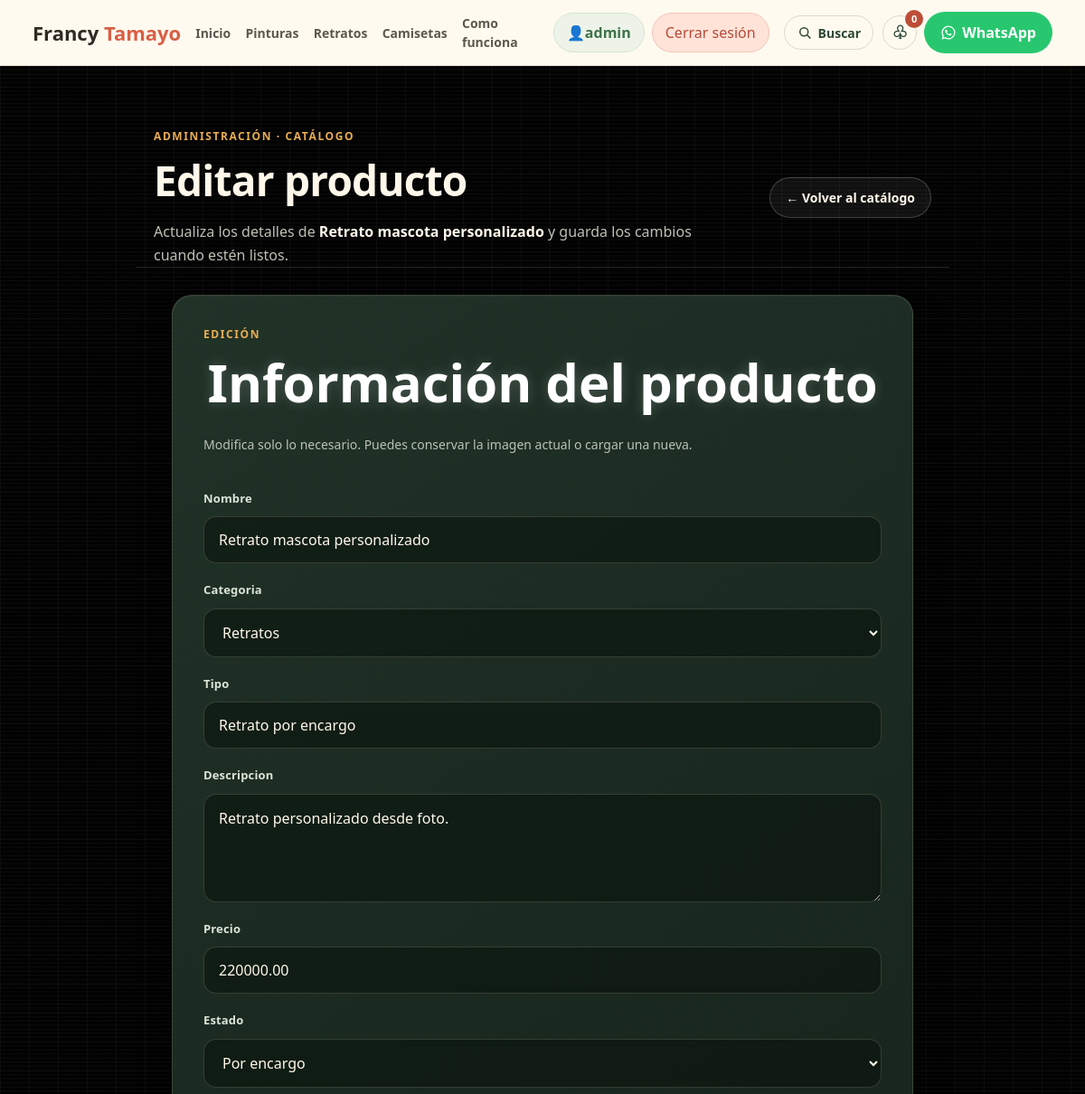
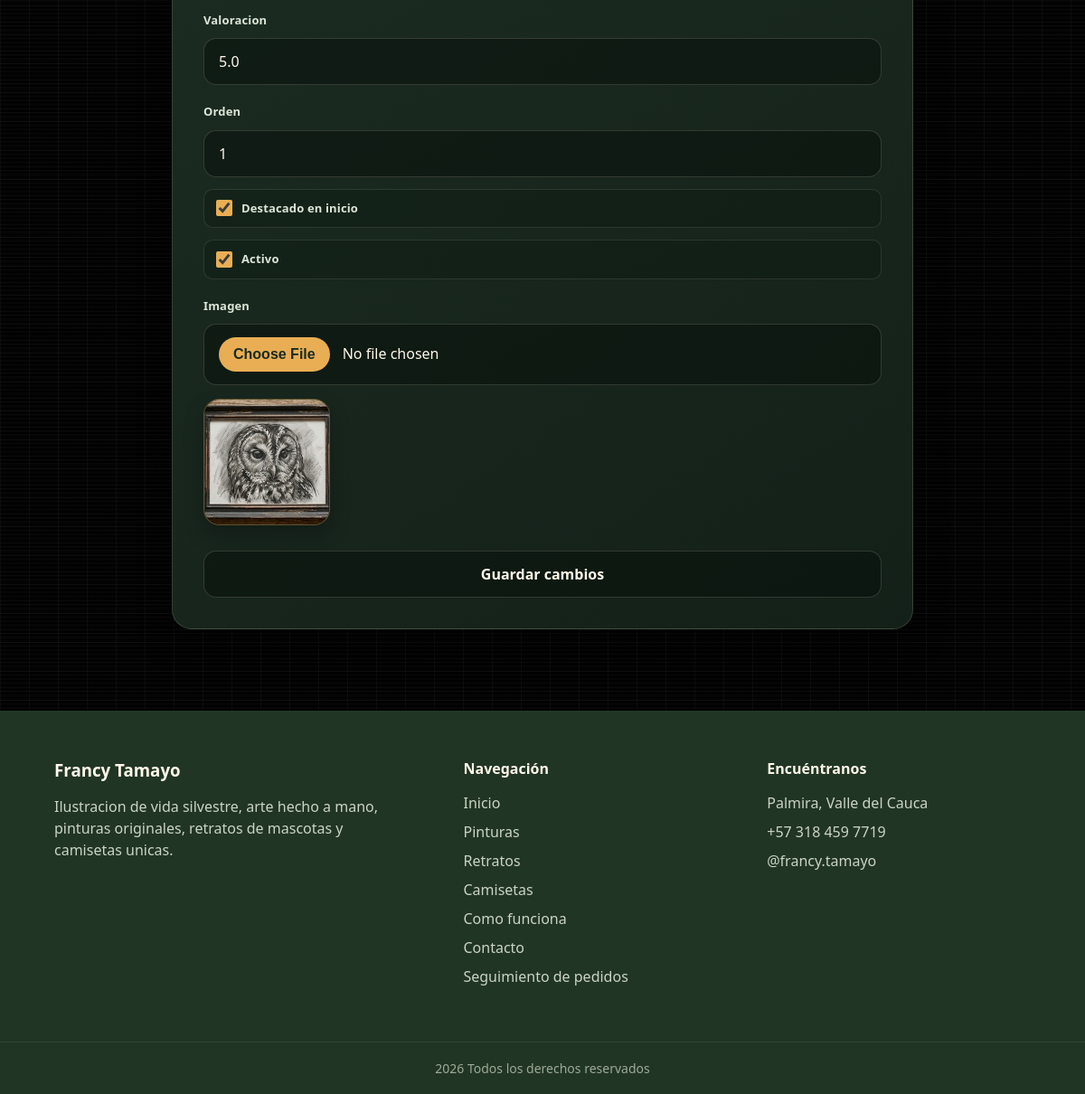
Screenshot of /admin/menu/editar.php?id=7 (signed in) with the database file from the repository (2 pictures, top to bottom).
### tables this page shows
CREATE TABLE IF NOT EXISTS productos (
  id INT AUTO_INCREMENT PRIMARY KEY,
  nombre VARCHAR(120) NOT NULL,
  categoria ENUM('pinturas','retratos','camisetas') NOT NULL,
  tipo VARCHAR(80) NOT NULL,
  descripcion TEXT NULL,
  precio DECIMAL(10,2) NOT NULL DEFAULT 0,
  imagen VARCHAR(255) NOT NULL,
  estado ENUM('disponible','encargo','agotado') NOT NULL DEFAULT 'disponible',
  rating DECIMAL(2,1) NOT NULL DEFAULT 4.8,
  destacado TINYINT(1) NOT NULL DEFAULT 0,
  activo TINYINT(1) NOT NULL DEFAULT 1,
  orden INT NOT NULL DEFAULT 0,
  fecha_creacion TIMESTAMP DEFAULT CURRENT_TIMESTAMP,
  UNIQUE KEY uq_producto_nombre (nombre)
);

### include/funciones.php (called while the page is built, shortened)
<?php
function entradaTexto(mixed $valor): string {
    return is_scalar($valor) ? trim((string) $valor) : '';
}

### admin/menu/editar.php (the view, shortened to what this page needs)
<?php
require_once __DIR__ . '/../../include/funciones.php';
$db = conectarDB();
$id = (int) entradaTexto($_GET['id']);
$stmt = $db->prepare('SELECT * FROM productos WHERE id = ?');
$stmt->bind_param('i', $id);
$stmt->execute();
$producto = $stmt->get_result()->fetch_assoc();
$nombre = $producto['nombre'];
$descripcion = $producto['descripcion'];
$precio = $producto['precio'];
$categoria = $producto['categoria'];
$tipo = $producto['tipo'];
$estado = $producto['estado'];
$rating = $producto['rating'];
$orden = $producto['orden'];
$destacado = (int) $producto['destacado'];
$activo = (int) $producto['activo'];
$rutaImagen = $producto['imagen'];
?>
<section class="container container_admin3 admin-product-page">
    <div class="admin-product-page-header">
        <div>
            <span class="admin-product-eyebrow">Administración · Catálogo</span>
            <h1>Editar producto</h1>
            <p>Actualiza los detalles de <strong><?= htmlspecialchars($nombre) ?></strong> y guarda los cambios cuando estén listos.</p>
        </div>
        <div class="botondeadmin3">
            <a href="<?php echo BASE_URL;?>admin/menu/index.php">← Volver al catálogo</a>
        </div>
    </div>
</section>
<section class="admin-container admin-container-admin admin-product-form-area">
    <main class="admin-card">
        <span class="admin-card-eyebrow">Edición</span>
        <h2>Información del producto</h2>
        <p class="admin-card-intro">Modifica solo lo necesario. Puedes conservar la imagen actual o cargar una nueva.</p>
        <form method="POST" enctype="multipart/form-data" class="admin-form">
            <label for="nombre">Nombre</label>
            <input id="nombre" type="text" name="nombre" value="<?= htmlspecialchars($nombre) ?>">
            <label for="categoria">Categoria</label>
            <select id="categoria" name="categoria">
                <option value="retratos" <?= $categoria === 'retratos' ? 'selected' : '' ?>>Retratos</option>
            </select>
            <label for="tipo">Tipo</label>
            <input id="tipo" type="text" name="tipo" value="<?= htmlspecialchars($tipo) ?>">
            <label for="descripcion">Descripcion</label>
            <textarea id="descripcion" name="descripcion"><?= htmlspecialchars((string) $descripcion) ?></textarea>
            <label for="precio">Precio</label>
            <input id="precio" type="number" name="precio" min="1" value="<?= htmlspecialchars((string) $precio) ?>">
            <label for="estado">Estado</label>
            <select id="estado" name="estado">
                <option value="encargo" <?= $estado === 'encargo' ? 'selected' : '' ?>>Por encargo</option>
            </select>
            <label for="rating">Valoracion</label>
            <input id="rating" type="number" name="rating" min="0" max="5" step="0.1" value="<?= htmlspecialchars((string) $rating) ?>">
            <label for="orden">Orden</label>
            <input id="orden" type="number" name="orden" value="<?= htmlspecialchars((string) $orden) ?>">
            <label><input type="checkbox" name="destacado" <?= $destacado ? 'checked' : '' ?>> Destacado en inicio</label>
            <label><input type="checkbox" name="activo" <?= $activo ? 'checked' : '' ?>> Activo</label>
            <label for="inputImagen">Imagen</label>
            <input id="inputImagen" type="file" name="imagen" accept="image/jpeg, image/png, image/webp, image/avif">
            <img id="previewImagen" src="<?= BASE_URL . ltrim($rutaImagen, '/') ?>?t=<?= time() ?>" alt="Vista previa de <?= htmlspecialchars($nombre) ?>" width="120" style="margin-top:5px;">
            <input type="submit" value="Guardar cambios" class="admin-btn admin-btn-save-product">
        </form>
    </main>
</section>
<?php include '../../include/templates/footer.php'; ?>

### assets/css/base/global.css (style rules this page uses)
html, body { background-color:#050505; background-image: linear-gradient(rgba(255,255,255,.035) 1px, transparent 1px), linear-gradient(90deg, rgba(255,255,255,.035) 1px, transparent 1px), url('../../imagenes/137042075-grid-square-graph-line-full-page-on-black-paper-background-paper-grid-square-graph-line-texture-of.jpg'); background-size:32px 32px; background-attachment:fixed; }
body { color:#fff; line-height:1.5; }
body::before { content:""; position:fixed; inset:0; pointer-events:none; background:radial-gradient(circle at top, rgba(0,208,132,.05), transparent 35%); z-index:-1; }
a { color:inherit; text-decoration:none; transition:.35s; }
img { width:100%; display:block; transition:.5s; }
section { padding:110px 0; }
section h2 { text-align:center; font-size:58px; font-weight:900; margin-bottom:15px; text-shadow:0 0 14px rgba(255,255,255,.2); animation:slideDownSoft 1.2s ease; }
.container { width:90%; max-width:1200px; margin:auto; }

### assets/css/componentes/ui.css (style rules this page uses)
﻿.btn-nav, .admin-productos-btn-create, .admin-productos-btn-regresar, .botondeadmin3 a, .boton { display:inline-flex; align-items:center; justify-content:center; font-weight:800; transition:.35s; }

### rows the page displays
productos: categoria "Retratos", tipo "Retrato por encargo", descripcion "Retrato personalizado desde foto.", precio "220000.00", estado "Por encargo", rating "5.0", orden "1", destacado "☑", activo "☑", imagen (picture)

### other values shown
$_SESSION['usuario'] "admin"
$nombre "Retrato mascota personalizado"
date ('Y') "2026"
